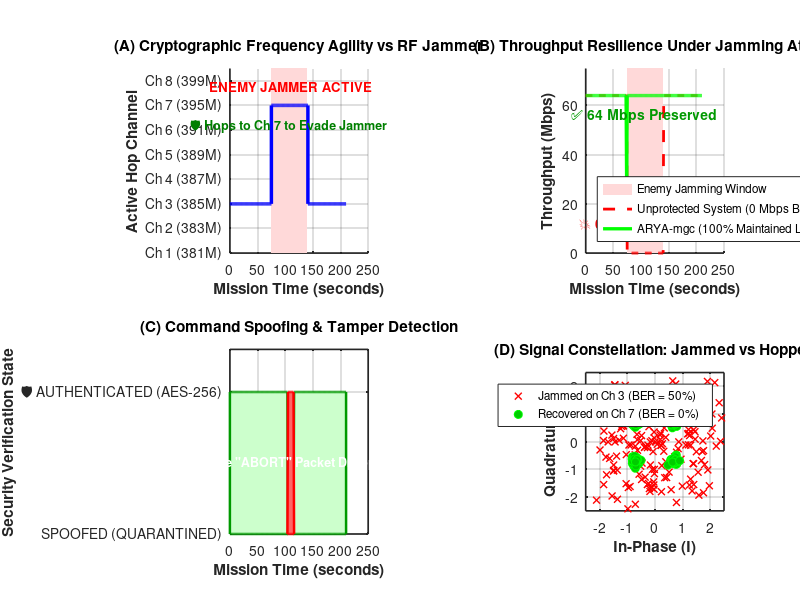

MATLAB code for this plot: (Note: this script raises an error after producing the figure.)
%% plot_electronic_warfare_attack.m
%  VISUAL DEMONSTRATION: WHAT HAPPENS WHEN THE ENEMY ATTACKER / JAMMER COMES
%  Shows Before, During, and After Attack:
%    1. Enemy Jammer Attack ──► Instant Frequency Agility Hop
%    2. Unprotected System (Blackout) vs ARYA-mgc System (100% Maintained)
%    3. Command Spoofing Attempt ──► AES-256-GCM Tag Mismatch & Quarantine
%    4. Received Constellation IQ Diagram Recovery
%  Tactical PHY Mesh — ARYA-mgc
%
%  Usage: >> plot_electronic_warfare_attack

clc;
fprintf('=================================================================\n');
fprintf('  GENERATING "WHAT HAPPENS WHEN ATTACKER COMES" FIGURE\n');
fprintf('  Tactical PHY Mesh — ARYA-mgc — Electronic Warfare Defense\n');
fprintf('=================================================================\n\n');

t = 0:1:210;

%% 1. Frequency Hopping Response Under Attack
% Normal channel = Ch 3 (385 MHz)
% Attack active from t = 75s to 140s
channel_active = 3 * ones(size(t));
attack_zone = (t >= 75 & t <= 140);
channel_active(attack_zone) = 7; % Hops to Channel 7 (395 MHz)

%% 2. Throughput Comparison: Unprotected vs ARYA-mgc
% Unprotected radio: Completely jammed to 0 Mbps during attack
tput_unprotected = 64 * ones(size(t));
tput_unprotected(attack_zone) = 0; % Total comms blackout!

% ARYA-mgc with Frequency Agility: Brief 1-second transient dip, then full recovery!
tput_aryamgc = 64 * ones(size(t));
tput_aryamgc(75) = 28; % 1-sample agility transition
tput_aryamgc(76:140) = 64; % 100% throughput restored on hopped channel!

%% 3. Command Spoofing Integrity Status
% 1 = Authenticated, 0 = Spoofed Packet Blocked
auth_status = ones(size(t));
spoof_event = (t >= 105 & t <= 115);
auth_status(spoof_event) = 0; % Spoofed packet flagged & quarantined!

%% Create Publication-Quality Figure
fig = figure('Name', 'Electronic Warfare Attack & Defense Analysis', 'Color', 'w', ...
             'Position', [100 80 1150 780], 'Units', 'pixels');

% -------------------------------------------------------------
% SUBPLOT 1: Active Frequency Channel & Jamming Event
% -------------------------------------------------------------
subplot(2, 2, 1);
% Highlight attack window
patch([75 140 140 75], [0 0 9 9], [1 0.85 0.85], 'EdgeColor', 'none'); hold on;
stairs(t, channel_active, 'b-', 'LineWidth', 2.5);
grid on; set(gca, 'FontSize', 10, 'LineWidth', 1.2);
title('(A) Cryptographic Frequency Agility vs RF Jammer', 'FontWeight', 'bold', 'FontSize', 11);
xlabel('Mission Time (seconds)', 'FontWeight', 'bold');
ylabel('Active Hop Channel', 'FontWeight', 'bold');
yticks(1:8);
yticklabels({'Ch 1 (381M)', 'Ch 2 (383M)', 'Ch 3 (385M)', 'Ch 4 (387M)', ...
             'Ch 5 (389M)', 'Ch 6 (391M)', 'Ch 7 (395M)', 'Ch 8 (399M)'});
ylim([1 8.5]);
text(107, 7.8, '🚨 ENEMY JAMMER ACTIVE', 'Color', 'r', 'FontWeight', 'bold', ...
     'HorizontalAlignment', 'center', 'FontSize', 9.5);
text(107, 6.2, '🛡️ Hops to Ch 7 to Evade Jammer', 'Color', [0 0.5 0], 'FontWeight', 'bold', ...
     'HorizontalAlignment', 'center', 'FontSize', 9);

% -------------------------------------------------------------
% SUBPLOT 2: Throughput Resilience (Blackout vs Maintained)
% -------------------------------------------------------------
subplot(2, 2, 2);
patch([75 140 140 75], [0 0 75 75], [1 0.85 0.85], 'EdgeColor', 'none'); hold on;
plot(t, tput_unprotected, 'r--', 'LineWidth', 2);
plot(t, tput_aryamgc, 'g-', 'LineWidth', 2.4);
grid on; set(gca, 'FontSize', 10, 'LineWidth', 1.2);
title('(B) Throughput Resilience Under Jamming Attack', 'FontWeight', 'bold', 'FontSize', 11);
xlabel('Mission Time (seconds)', 'FontWeight', 'bold');
ylabel('Throughput (Mbps)', 'FontWeight', 'bold');
ylim([0 75]);
legend({'Enemy Jamming Window', 'Unprotected System (0 Mbps Blackout)', ...
        'ARYA-mgc (100% Maintained Link)'}, 'Location', 'southwest', 'FontSize', 8.5);
text(107, 12, '💥 0 Mbps Blackout', 'Color', 'r', 'FontWeight', 'bold', 'HorizontalAlignment', 'center');
text(107, 56, '✅ 64 Mbps Preserved', 'Color', [0 0.6 0], 'FontWeight', 'bold', 'HorizontalAlignment', 'center');

% -------------------------------------------------------------
% SUBPLOT 3: AES-256-GCM Anti-Spoofing Verification
% -------------------------------------------------------------
subplot(2, 2, 3);
area(t, double(auth_status == 1), 'FaceColor', [0.8 1 0.8], 'EdgeColor', [0 0.6 0], 'LineWidth', 1.8); hold on;
area(t, double(auth_status == 0), 'FaceColor', [1 0.4 0.4], 'EdgeColor', 'r', 'LineWidth', 1.8);
grid on; set(gca, 'FontSize', 10, 'LineWidth', 1.2);
title('(C) Command Spoofing & Tamper Detection', 'FontWeight', 'bold', 'FontSize', 11);
xlabel('Mission Time (seconds)', 'FontWeight', 'bold');
ylabel('Security Verification State', 'FontWeight', 'bold');
ylim([0 1.3]);
yticks([0 1]);
yticklabels({'🚨 SPOOFED (QUARANTINED)', '🛡️ AUTHENTICATED (AES-256)'});
text(110, 0.5, '❌ Fake "ABORT" Packet Dropped', 'Color', 'w', 'FontWeight', 'bold', ...
     'HorizontalAlignment', 'center', 'FontSize', 9);

% -------------------------------------------------------------
% SUBPLOT 4: RF Constellation Diagram Recovery
% -------------------------------------------------------------
subplot(2, 2, 4);
% Generate simulated QPSK symbols
qpsk_ref = [1+1j, -1+1j, -1-1j, 1-1j] / sqrt(2);
syms_normal = repmat(qpsk_ref, 1, 50) + 0.08*(randn(1, 200) + 1j*randn(1, 200));
syms_jammed = repmat(qpsk_ref, 1, 50) + 1.2*(randn(1, 200) + 1j*randn(1, 200)); % Destroyed by jammer

plot(real(syms_jammed), imag(syms_jammed), 'rx', 'MarkerSize', 5, 'LineWidth', 1); hold on;
plot(real(syms_normal), imag(syms_normal), 'go', 'MarkerFaceColor', [0 0.8 0], 'MarkerSize', 6);
grid on; axis equal; xlim([-2.5 2.5]); ylim([-2.5 2.5]);
set(gca, 'FontSize', 10, 'LineWidth', 1.2);
title('(D) Signal Constellation: Jammed vs Hopped', 'FontWeight', 'bold', 'FontSize', 11);
xlabel('In-Phase (I)', 'FontWeight', 'bold');
ylabel('Quadrature (Q)', 'FontWeight', 'bold');
legend({'Jammed on Ch 3 (BER = 50%)', 'Recovered on Ch 7 (BER = 0%)'}, ...
       'Location', 'northeast', 'FontSize', 8.5);

% Main Header
sgtitle('Electronic Warfare Attack & Defense Analysis — Tactical PHY Mesh — ARYA-mgc', ...
        'FontSize', 13, 'FontWeight', 'bold');

%% Save High-Resolution Image
imgName = 'ew_attack_defense_results.png';
exportgraphics(fig, imgName, 'Resolution', 300);
fprintf('[OK] High-resolution figure saved as: %s (300 DPI)\n\n', imgName);
